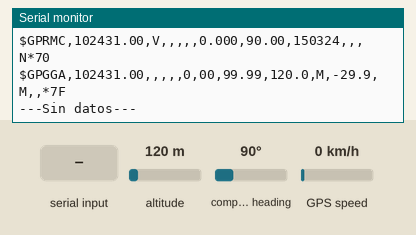
Simulated run of this sketch. Board: Arduino Uno, built with avr-gcc and run on an emulated ATmega328P. Parts: the last lines printed to the serial monitor. The test bench sets the inputs (shaded band); at power-on: altitude 120 m, compass heading 90°, GPS speed 0 km/h. The GPS gets a fix after 3 s at 37.7749, -122.4194 with 8 satellites.

Above: at 1.8 s.
1.9 s: altitude set to 20 m
At 3.9 s:
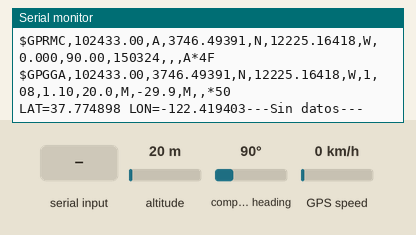
4.5 s: compass heading set to 269°
At 5.9 s:
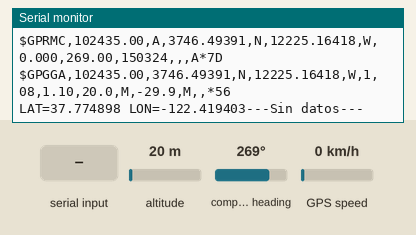
7.6 s: GPS speed set to 60 km/h
At 9.1 s:
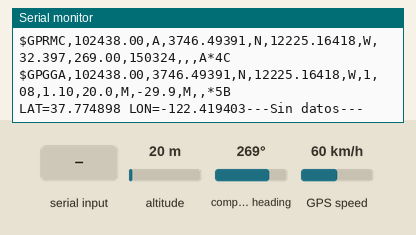
9.7 s: compass heading set to 7°
At 11.2 s:
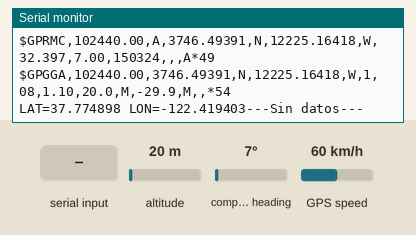
13.8 s: "1" received over the second serial link
At 14.8 s:
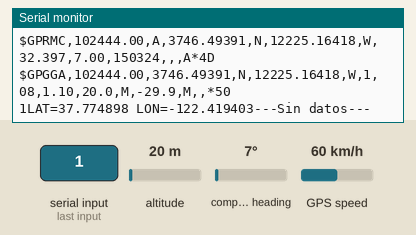
15.3 s: altitude set to 980 m
At 16.3 s:
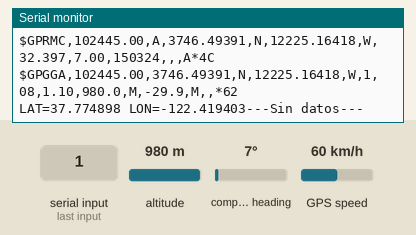

The sketch:

GPS_SAM.ino
```cpp
#include <SoftwareSerial.h>
#include <TinyGPS.h> //Cargamos libreria del Gps
TinyGPS gps;
SoftwareSerial ss(4,3);// Hacemos un serial RX TX


void setup()
{
  Serial.begin(115200);//configuramos el serial
  ss.begin(9600);
 }

void loop()
{
bool newData = false;
unsigned long chars;
 unsigned short sentences, failed;
{
 while (ss.available())
 {
      char c = ss.read();
Serial.write(c); // Esta linea es para ver los datos que fluyen en el gps
if (gps.encode(c)) // Vemos si los datos son valdos
newData = true;
    }
  }
  if (newData)
  {
    float flat, flon;
    unsigned long age;
    gps.f_get_position(&flat, &flon, &age);
    Serial.print("LAT=");// Imprimimos la latitud
    Serial.print(flat == TinyGPS::GPS_INVALID_F_ANGLE ? 0.0 : flat, 6);
    Serial.print(" LON=");//Imprimimos la longuitud
    Serial.print(flon == TinyGPS::GPS_INVALID_F_ANGLE ? 0.0 : flon, 6);
  }
    Serial.println("---Sin datos---");
delay(1000);
}
```

Measured:
- after the input at 1.9 s, the serial monitor: prints a new line after 0.15 s (image 1)
- after the input at 4.5 s, the serial monitor: prints a new line after 0.64 s (image 2)
- after the input at 7.6 s, the serial monitor: prints a new line after 0.64 s (image 3)
- after the input at 9.7 s, the serial monitor: prints a new line after 0.61 s (image 4)
- after the input at 13.8 s, the serial monitor: prints a new line after 0.68 s (image 5)
- after the input at 15.3 s, the serial monitor: prints a new line after 0.21 s (image 6)
